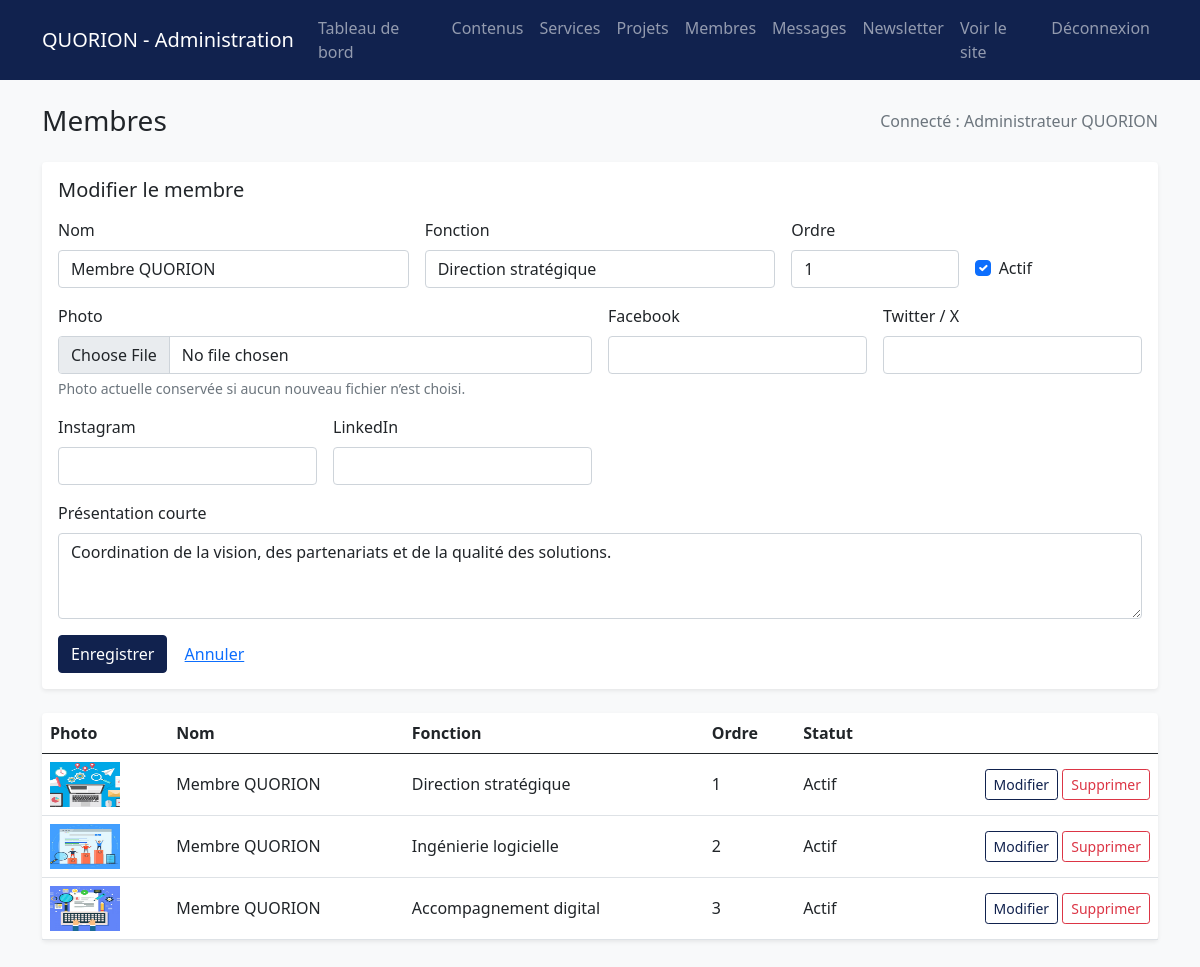
Page /admin/members.php?edit=1 (signed in) on the committed database.
### tables this page shows
CREATE TABLE team_members (
    id INT UNSIGNED NOT NULL AUTO_INCREMENT PRIMARY KEY,
    name VARCHAR(160) NOT NULL,
    position VARCHAR(160) NOT NULL,
    bio TEXT NOT NULL,
    image_path VARCHAR(255) NOT NULL,
    facebook_url VARCHAR(255) NOT NULL DEFAULT '',
    twitter_url VARCHAR(255) NOT NULL DEFAULT '',
    instagram_url VARCHAR(255) NOT NULL DEFAULT '',
    linkedin_url VARCHAR(255) NOT NULL DEFAULT '',
    display_order INT UNSIGNED NOT NULL DEFAULT 0,
    is_active TINYINT(1) NOT NULL DEFAULT 1,
    created_at TIMESTAMP NOT NULL DEFAULT CURRENT_TIMESTAMP,
    updated_at TIMESTAMP NOT NULL DEFAULT CURRENT_TIMESTAMP ON UPDATE CURRENT_TIMESTAMP
);

### app/bootstrap.php (called while the page is built, shortened)
<?php
function db(): PDO
{
    static $pdo = null;
    if ($pdo instanceof PDO) {
        return $pdo;
    }
    $dsn = sprintf('mysql:host=%s;dbname=%s;charset=utf8mb4', DB_HOST, DB_NAME);
    $pdo = new PDO($dsn, DB_USER, DB_PASS, [
        PDO::ATTR_ERRMODE => PDO::ERRMODE_EXCEPTION,
        PDO::ATTR_DEFAULT_FETCH_MODE => PDO::FETCH_ASSOC,
        PDO::ATTR_EMULATE_PREPARES => false,
    ]);
    return $pdo;
}
function e(?string $value): string
{
    return htmlspecialchars((string) $value, ENT_QUOTES | ENT_SUBSTITUTE, 'UTF-8');
}

### admin/members.php (the view, shortened to what this page needs)
<?php
require_once __DIR__ . '/_init.php';
$edit = ['id' => '', 'name' => '', 'position' => '', 'bio' => '', 'image_path' => '', 'facebook_url' => '', 'twitter_url' => '', 'instagram_url' => '', 'linkedin_url' => '', 'display_order' => 10, 'is_active' => 1];
if (isset($_GET['edit'])) {
    $statement = db()->prepare('SELECT * FROM team_members WHERE id = ?');
    $statement->execute([(int) $_GET['edit']]);
    $edit = $statement->fetch() ?: $edit;
}
$items = db()->query('SELECT * FROM team_members ORDER BY display_order, id')->fetchAll();
?>
        <div class="card shadow-sm border-0 mb-4"><div class="card-body">
            <h2 class="h5 mb-3"><?= $edit['id'] ? 'Modifier le membre' : 'Ajouter un membre' ?></h2>
            <form method="post" enctype="multipart/form-data" class="row g-3">
                <div class="col-md-4"><label class="form-label">Nom</label><input class="form-control" name="name" value="<?= e($edit['name']) ?>" maxlength="160" required></div>
                <div class="col-md-4"><label class="form-label">Fonction</label><input class="form-control" name="position" value="<?= e($edit['position']) ?>" maxlength="160" required></div>
                <div class="col-md-2"><label class="form-label">Ordre</label><input class="form-control" name="display_order" type="number" value="<?= e((string) $edit['display_order']) ?>" required></div>
                <div class="col-md-2 d-flex align-items-end"><div class="form-check mb-2"><input class="form-check-input" id="active" name="is_active" type="checkbox" <?= $edit['is_active'] ? 'checked' : '' ?>><label class="form-check-label" for="active">Actif</label></div></div>
                <div class="col-md-6"><label class="form-label">Photo</label><input class="form-control" name="image_file" type="file" accept="image/*" <?= $edit['image_path'] ? '' : 'required' ?>><?php if ($edit['image_path']): ?><div class="form-text">Photo actuelle conservée si aucun nouveau fichier n’est choisi.</div><?php endif; ?></div>
                <div class="col-md-3"><label class="form-label">Facebook</label><input class="form-control" name="facebook_url" value="<?= e($edit['facebook_url']) ?>"></div>
                <div class="col-md-3"><label class="form-label">Twitter / X</label><input class="form-control" name="twitter_url" value="<?= e($edit['twitter_url']) ?>"></div>
                <div class="col-md-3"><label class="form-label">Instagram</label><input class="form-control" name="instagram_url" value="<?= e($edit['instagram_url']) ?>"></div>
                <div class="col-md-3"><label class="form-label">LinkedIn</label><input class="form-control" name="linkedin_url" value="<?= e($edit['linkedin_url']) ?>"></div>
                <div class="col-12"><label class="form-label">Présentation courte</label><textarea class="form-control" name="bio" rows="3"><?= e($edit['bio']) ?></textarea></div>
                <div class="col-12"><button class="btn btn-primary" type="submit">Enregistrer</button><?php if ($edit['id']): ?> <a class="btn btn-link" href="members.php">Annuler</a><?php endif; ?></div>
            </form>
        </div></div>
        <div class="card shadow-sm border-0"><div class="table-responsive"><table class="table table-hover align-middle mb-0"><thead><tr><th>Photo</th><th>Nom</th><th>Fonction</th><th>Ordre</th><th>Statut</th><th></th></tr></thead><tbody>
            <?php foreach ($items as $item): ?>
            <tr><td><img src="../<?= e($item['image_path']) ?>" alt="" width="70" height="45" class="object-fit-cover"></td><td><?= e($item['name']) ?></td><td><?= e($item['position']) ?></td><td><?= e((string) $item['display_order']) ?></td><td><?= $item['is_active'] ? 'Actif' : 'Masqué' ?></td><td class="text-end"><a class="btn btn-sm btn-outline-primary" href="members.php?edit=<?= e((string) $item['id']) ?>">Modifier</a> <form method="post" class="d-inline"><input type="hidden" name="csrf_token" value="<?= e(csrf_token()) ?>"><input type="hidden" name="action" value="delete"><input type="hidden" name="id" value="<?= e((string) $item['id']) ?>"><button class="btn btn-sm btn-outline-danger" type="submit" onclick="return confirm('Supprimer ce membre ?')">Supprimer</button></form></td></tr>
            <?php endforeach; ?>
        </tbody></table></div></div>

### assets/quorion.css (style rules this page uses)
:root { --primary: #11224E; --secondary: #F87B1B; --light: #FFFFFF; --dark: #11224E; }
.btn-primary { color: #FFFFFF; background-color: #11224E; border-color: #11224E; }
.btn-outline-primary { color: #11224E; border-color: #11224E; }

### rows in the picture
team_members: name "Membre QUORION", position "Direction stratégique", display_order "1", is_active "☑", bio "Coordination de la vision, des partenariats et de la qualité des solutions.", image_path (picture), shows "Actif"
team_members: image_path (picture), name "Membre QUORION", position "Ingénierie logicielle", display_order "2", is_active "Actif"
team_members: image_path (picture), name "Membre QUORION", position "Accompagnement digital", display_order "3", is_active "Actif"

### other values in the picture
$title "Membres"
$name "Administrateur QUORION"
